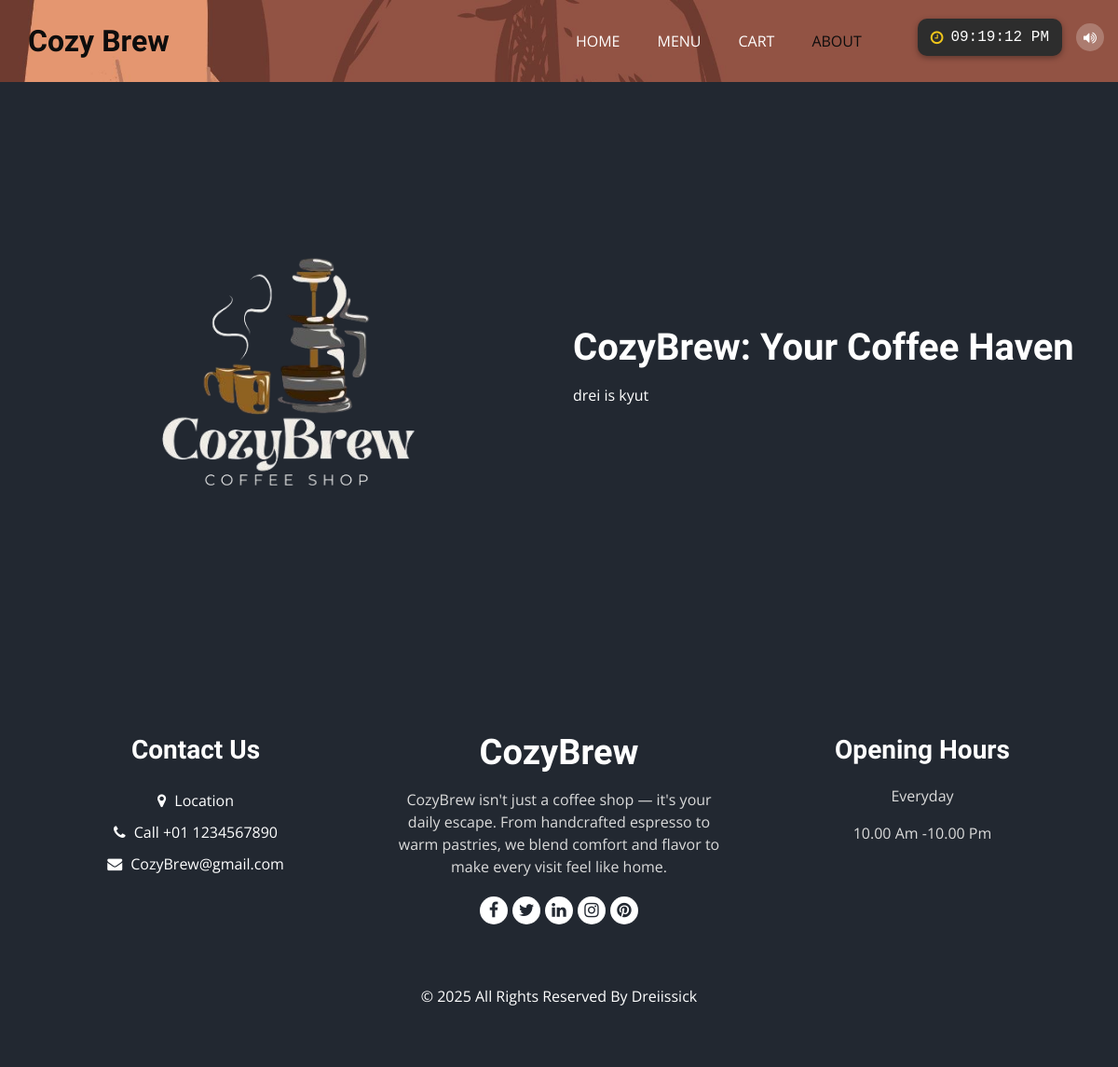
Page /about/ on the earlier database version.
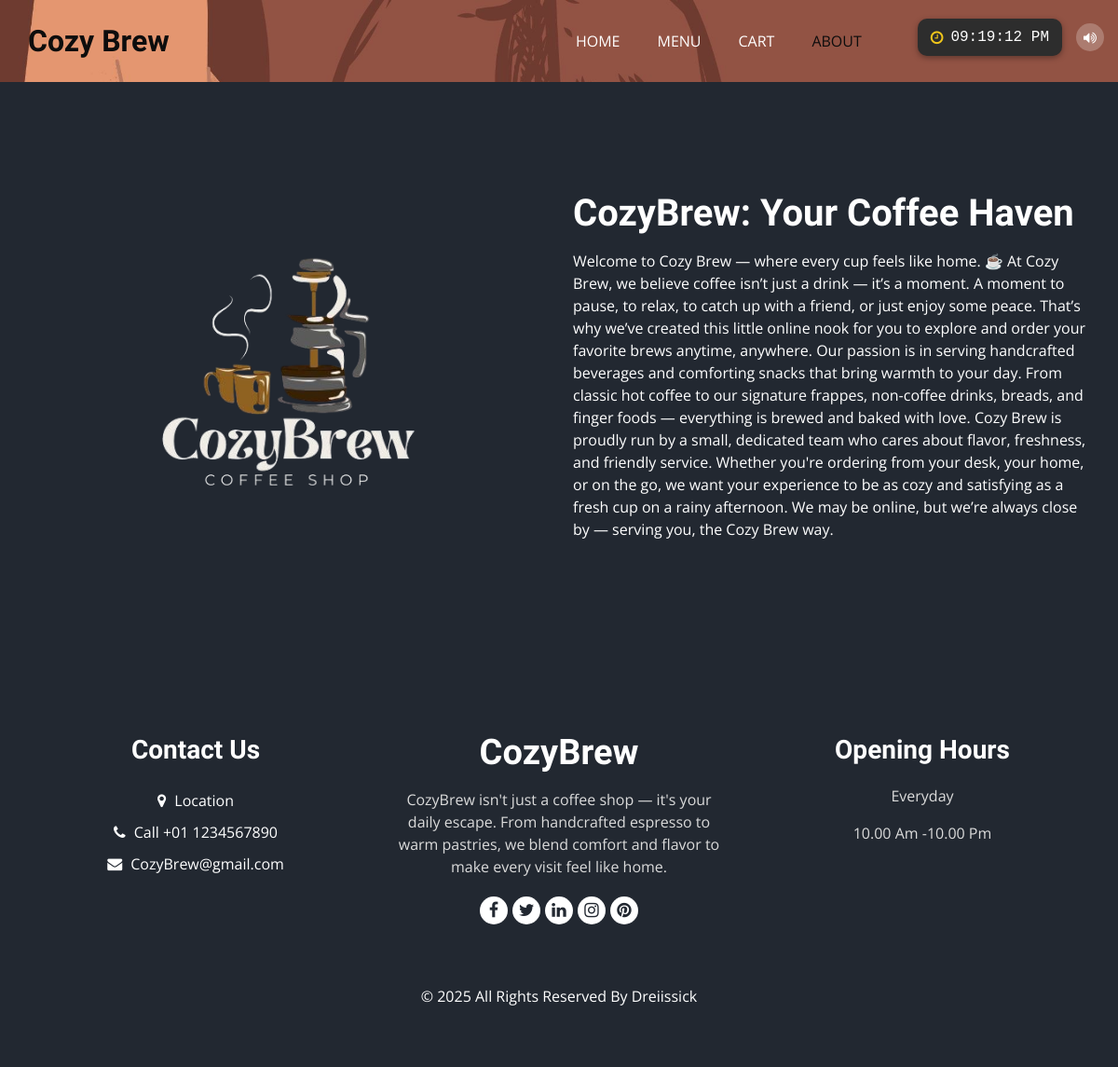
Same page on the later database version.
### Base_App/models.py (models this page shows)
class AboutUs(models.Model):
    Description = models.TextField()

### Base_App/views.py (the view)
# urls.py: path('about/', views.AboutView, name='About'),
def AboutView(request):
    data = AboutUs.objects.all()
    return render(request, 'about.html', {'data': data})

### Template/about.html
{% extends "base.html" %}
{% load static %}
{% block class %}class="sub_page"{% endblock class %}
{% block about_status %}active{% endblock about_status %}
{% block main %}
  <section class="about_section layout_padding">
    <div class="container  ">
      <div class="row">
        <div class="col-md-6 ">
          <div class="img-box">
            <img src="{% static 'images/aboutbg.png' %} " alt="">
          </div>
        </div>
        <div class="col-md-6">
          <div class="detail-box">
            <div class="heading_container">
              <h2>
                CozyBrew: Your Coffee Haven
              </h2>
            </div>
              <div>
                <p>
                {% for i in data %}
                {{ i.Description|safe }}
                {% endfor %}
              </p>
             </div>
          </div>
        </div>
      </div>
    </div>
  </section>
{% endblock main %}

### Template/base.html (shortened to what this page needs)
<!DOCTYPE html>
<html>
{% load static %}
<head>
  <link rel="stylesheet" href="https://cdnjs.cloudflare.com/ajax/libs/font-awesome/6.5.0/css/all.min.css">
  <link rel="stylesheet" type="text/css" href="{% static 'css/bootstrap.css' %}" />
  <link rel="stylesheet" type="text/css"
    href="https://cdnjs.cloudflare.com/ajax/libs/OwlCarousel2/2.3.4/assets/owl.carousel.min.css" />
  <link rel="stylesheet" href="https://cdnjs.cloudflare.com/ajax/libs/jquery-nice-select/1.1.0/css/nice-select.min.css"
 />
  <link href="{% static 'css/font-awesome.min.css' %}" rel="stylesheet" />
  <link href="{% static 'css/style.css' %}" rel="stylesheet" />
  <link href="{% static 'css/responsive.css' %}" rel="stylesheet" />
</head>
<body {% block class %}{% endblock class %}>
  <div class="hero_area">
    <div class="bg-box">
      <img src="{% static 'images/coffeebg.jpg' %}" alt="">
    </div>
    <div class="clock-container" id="clock-container">
      <i class="fa fa-clock clock-icon"></i>
      <span id="digital-clock">--:--:-- --</span>
    </div>
    <div id="audio-control" class="audio-control">
      <i id="volume-icon" class="fa fa-volume-up"></i>
    </div>
    <header class="header_section">
      <div class="container">
        <nav class="navbar navbar-expand-lg custom_nav-container">
          <a class="navbar-brand" href="{% url 'Home' %}">
            <span>Cozy Brew</span>
          </a>
          <div class="collapse navbar-collapse" id="navbarSupportedContent">
            <ul class="navbar-nav mx-auto">
              <li class="nav-item {% block home_status %}{% endblock home_status %}">
                <a class="nav-link" href="{% url 'Home' %}">Home</a>
              </li>
              <li class="nav-item {% block menu_status %}{% endblock menu_status %}">
                <a class="nav-link" href="{% url 'Menu' %}">Menu</a>
              </li>
              <li class="nav-item {% block cart_status %}{% endblock cart_status %}">
                <a class="nav-link" href="{% url 'Cart' %}">Cart</a>
              </li>
              <li class="nav-item {% block about_status %}{% endblock about_status %}">
                <a class="nav-link" href="{% url 'About' %}">About</a>
              </li>
            </ul>
          </div>
        </nav>
      </div>
    </header>
  </div>
  {% block main %}{% endblock main %}
  <footer class="footer_section">
    <div class="container">
      <div class="row">
        <div class="col-md-4 footer-col">
          <div class="footer_contact">
            <h4>
              Contact Us
            </h4>
            <div class="contact_link_box">
              <a href="">
                <i class="fa fa-map-marker" aria-hidden="true"></i>
                <span>
                  Location
                </span>
              </a>
              <a href="">
                <i class="fa fa-phone" aria-hidden="true"></i>
                <span>
                  Call +01 1234567890
                </span>
              </a>
              <a href="">
                <i class="fa fa-envelope" aria-hidden="true"></i>
                <span>
                  CozyBrew@gmail.com
                </span>
              </a>
            </div>
          </div>
        </div>
        <div class="col-md-4 footer-col">
          <div class="footer_detail">
            <a href="" class="footer-logo">
              CozyBrew
            </a>
            <p>
              CozyBrew isn't just a coffee shop — it's your daily escape. From handcrafted espresso to warm pastries, we
              blend comfort and flavor to make every visit feel like home.
            </p>
            <div class="footer_social">
              <a href="">
                <i class="fa fa-facebook" aria-hidden="true"></i>
              </a>
              <a href="">
                <i class="fa fa-twitter" aria-hidden="true"></i>
              </a>
              <a href="">
                <i class="fa fa-linkedin" aria-hidden="true"></i>
              </a>
              <a href="">
                <i class="fa fa-instagram" aria-hidden="true"></i>
              </a>
              <a href="">
                <i class="fa fa-pinterest" aria-hidden="true"></i>
              </a>
            </div>
          </div>
        </div>
        <div class="col-md-4 footer-col">
          <h4>
            Opening Hours
          </h4>
          <p>
            Everyday
          </p>
          <p>
            10.00 Am -10.00 Pm
          </p>
        </div>
      </div>
      <div class="footer-info">
        <p>
          &copy; <span id="displayYear"></span> All Rights Reserved By
          <a href="https://html.design/">Dreiissick</a><br><br>
        </p>
      </div>
    </div>
  </footer>
</body>
</html>

### Static/css/style.css (style rules this page uses)
body { font-family: "Open Sans", sans-serif; color: #0c0c0c; background-color: #ffffff; overflow-x: hidden; }
.layout_padding { padding: 90px 0; }
h1, h2 { font-family: 'Dancing Script', cursive; }
.heading_container { display: -webkit-box; display: -ms-flexbox; display: flex; -webkit-box-orient: vertical; -webkit-box-direction: normal; -ms-flex-direction: column; flex-direction: column; -webkit-box-align: start; -ms-flex-align: start; align-items: flex-start; }
.heading_container h2 { position: relative; margin-bottom: 0; font-size: 2.5rem; font-weight: bold; }
a, a:hover, a:focus { text-decoration: none; }
.hero_area { position: relative; min-height: 100vh; display: -webkit-box; display: -ms-flexbox; display: flex; -webkit-box-orient: vertical; -webkit-box-direction: normal; -ms-flex-direction: column; flex-direction: column; opacity: 95%; }
.bg-box { position: absolute; top: 0; left: 0; width: 100%; height: 100%; }
.bg-box img { width: 100%; height: 100%; -o-object-fit: cover; object-fit: cover; }
.sub_page .hero_area { min-height: auto; }
.sub_page .hero_area .bg-box { position: absolute; top: 0; left: 0; width: 100%; height: 100%; }
.sub_page .hero_area .bg-box img { width: 100%; height: 100%; -o-object-fit: cover; object-fit: cover; -o-object-position: right top; object-position: right top; }
.header_section { padding: 15px 0; }
.navbar-brand { font-family: 'Dancing Script', cursive; }
.navbar-brand span { font-weight: bold; font-size: 32px; color: #000000; }
.custom_nav-container { padding: 0; }
.custom_nav-container .navbar-nav { padding-left: 18%; }
.custom_nav-container .navbar-nav .nav-item .nav-link { padding: 5px 20px; color: #ffffff; text-align: center; text-transform: uppercase; border-radius: 5px; -webkit-transition: all 0.3s; transition: all 0.3s; }
.custom_nav-container .navbar-nav .nav-item:hover .nav-link, .custom_nav-container .navbar-nav .nav-item.active .nav-link { color: #000000; }
.about_section { background: #222831; color: #ffffff; }
.about_section .row { -webkit-box-align: center; -ms-flex-align: center; align-items: center; }
.about_section .img-box { position: relative; display: -webkit-box; display: -ms-flexbox; display: flex; -webkit-box-pack: center; -ms-flex-pack: center; justify-content: center; }
.about_section .img-box img { width: 100%; max-width: 445px; position: relative; z-index: 2; }
.about_section .detail-box p { margin-top: 15px; }
.footer_section { background-color: #222831; color: #ffffff; padding: 75px 0 40px 0; text-align: center; }
.footer_section h4 { font-size: 28px; }
.footer_section h4, .footer_section .footer-logo { font-weight: 600; margin-bottom: 20px; font-family: 'Dancing Script', cursive; }
.footer_section p { color: #dbdbdb; }
.footer_section .footer-col { margin-bottom: 30px; }
.footer_section .footer_contact .contact_link_box { display: -webkit-box; display: -ms-flexbox; display: flex; -webkit-box-orient: vertical; -webkit-box-direction: normal; -ms-flex-direction: column; flex-direction: column; }
.footer_section .footer_contact .contact_link_box a { margin: 5px 0; color: #ffffff; }
.footer_section .footer_contact .contact_link_box a i { margin-right: 5px; }
.footer_section .footer-logo { display: block; font-weight: bold; font-size: 38px; line-height: 1; color: #ffffff; }
.footer_section .footer_social { display: -webkit-box; display: -ms-flexbox; display: flex; -webkit-box-pack: center; -ms-flex-pack: center; justify-content: center; margin-top: 20px; margin-bottom: 10px; }
.footer_section .footer_social a { display: -webkit-box; display: -ms-flexbox; display: flex; -webkit-box-pack: center; -ms-flex-pack: center; justify-content: center; -webkit-box-align: center; -ms-flex-align: center; align-items: center; color: #222831; width: 30px; height: 30px; border-radius: 100%; background-color: #ffffff; border-radius: 100%; margin: 0 2.5px; font-size: 18px; }
.footer_section .footer-info { text-align: center; margin-top: 25px; }
.footer_section .footer-info p { color: #ffffff; margin: 0; }
.footer_section .footer-info p a { color: inherit; }

### Static/css/responsive.css (style rules this page uses)
@media (min-width: 1200px) { .container { max-width: 1170px; } }

Differences in the rows shown:
changed AboutUs: Description "drei is kyut" → "Welcome to Cozy Brew — where every cup feels like home. ☕ At Cozy Brew, we believe coffee isn’t just a drink — it’s a moment. A moment to pause, to relax, to catch up with a friend, or just enjoy some peace. That’s why we’ve created this little online nook for you to explore and order your favorite brews anytime, anywhere. Our passion is in serving handcrafted beverages and comforting snacks that bring warmth to your day. From classic hot coffee to our signature frappes, non-coffee drinks, breads, and finger foods — everything is brewed and baked with love. Cozy Brew is proudly run by a small, dedicated team who cares about flavor, freshness, and friendly service. Whether you're ordering…"
